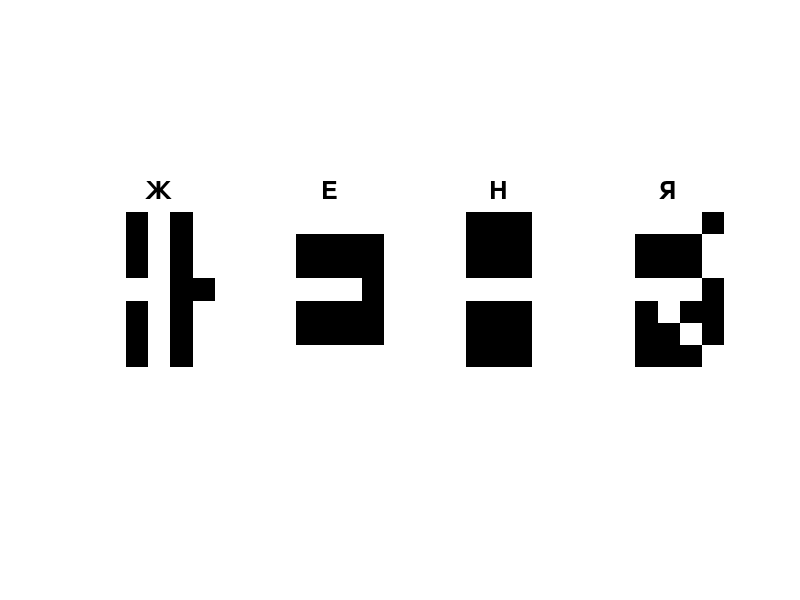

Reproduce this figure in MATLAB. (Note: this script raises an error after producing the figure.)
% ============================================================
% ЛАБОРАТОРНА РОБОТА 5
% Моделювання нейронної мережі Хебба
% Розпізнавання букв: Ж, Е, Н, Я
% Сітка 7x5 = 35 пікселів (біполярне кодування: +1/-1)
% ============================================================

clc; clear; close all;

%% --- Крок 1. Визначення зображень букв (7x5 сітка, біполярне) ---

% Буква Ж
Zh_img = [ 1, -1,  1, -1,  1;
            1, -1,  1, -1,  1;
            1, -1,  1, -1,  1;
            1,  1,  1, -1, -1;
            1, -1,  1, -1,  1;
            1, -1,  1, -1,  1;
            1, -1,  1, -1,  1];

% Буква Е
E_img = [ 1,  1,  1,  1,  1;
           1, -1, -1, -1, -1;
           1, -1, -1, -1, -1;
           1,  1,  1,  1, -1;
           1, -1, -1, -1, -1;
           1, -1, -1, -1, -1;
           1,  1,  1,  1,  1];

% Буква Н
N_img = [ 1, -1, -1, -1,  1;
           1, -1, -1, -1,  1;
           1, -1, -1, -1,  1;
           1,  1,  1,  1,  1;
           1, -1, -1, -1,  1;
           1, -1, -1, -1,  1;
           1, -1, -1, -1,  1];

% Буква Я
Ya_img = [ 1,  1,  1,  1, -1;
            1, -1, -1, -1,  1;
            1, -1, -1, -1,  1;
            1,  1,  1,  1, -1;
            1, -1,  1, -1, -1;
            1, -1, -1,  1, -1;
            1, -1, -1, -1,  1];

% Перетворення в вектори-стовпці (35x1)
x1 = Zh_img(:);
x2 = E_img(:);
x3 = N_img(:);
x4 = Ya_img(:);

% Навчальна вибірка
% Ж -> [+1, -1, -1, -1]
% Е -> [-1, +1, -1, -1]
% Н -> [-1, -1, +1, -1]
% Я -> [-1, -1, -1, +1]
patterns = [x1, x2, x3, x4];   % 35 x 4

targets = eye(4) * 2 - 1;

n = size(patterns, 1);  % 35 входів
m = 4;                  % 4 нейрони
letter_names = {'Ж', 'Е', 'Н', 'Я'};

%% --- Алгоритм навчання Хебба ---
W = zeros(m, n);   % [4 x 35]
b = zeros(m, 1);   % зміщення [4 x 1]

for k = 1:4
    W = W + targets(:,k) * patterns(:,k)';
    b = b + targets(:,k);
end

fprintf('=== Матриця ваг сформована за правилом Хебба ===\n');
fprintf('Розмір W: %dx%d\n', size(W,1), size(W,2));

%% --- Функція активації (знак) ---
activate = @(s) sign(s) + (s==0).*(-1);  % sign, але 0 -> -1

%% --- Тестування на навчальних зображеннях ---
fprintf('\n=== Тест на навчальних зображеннях ===\n');
correct_train = 0;
for k = 1:4
    s     = W * patterns(:,k) + b;
    y_out = activate(s);
    [~, idx] = max(y_out);
    status = 'OK';
    if idx ~= k
        status = 'ПОМИЛКА';
    else
        correct_train = correct_train + 1;
    end
    fprintf('Вхід: %s -> Розпізнано: %s [%s]\n', ...
        letter_names{k}, letter_names{idx}, status);
end
fprintf('Точність на навчальній вибірці: %d/4 (%.0f%%)\n', ...
    correct_train, correct_train/4*100);

%% --- Тестування із зашумленими зображеннями ---
fprintf('\n=== Тест із зашумленими зображеннями ===\n');
rng(42);
noise_levels = [0.10, 0.20];
accuracy_noise = zeros(1, length(noise_levels));

for ni = 1:length(noise_levels)
    nl = noise_levels(ni);
    fprintf('\n--- Шум %.0f%% (%d пікселів перевернуто з 35) ---\n', ...
        nl*100, round(nl*n));
    correct = 0;
    for k = 1:4
        x_noisy  = patterns(:,k);
        n_flip   = round(nl * n);
        idx_flip = randperm(n, n_flip);
        x_noisy(idx_flip) = -x_noisy(idx_flip);
        s     = W * x_noisy + b;
        y_out = activate(s);
        [~, rec_idx] = max(y_out);
        status = 'OK';
        if rec_idx ~= k
            status = 'ПОМИЛКА';
        else
            correct = correct + 1;
        end
        fprintf('Оригінал: %s -> Розпізнано: %s [%s]\n', ...
            letter_names{k}, letter_names{rec_idx}, status);
    end
    accuracy_noise(ni) = correct/4*100;
    fprintf('Точність: %d/4 (%.0f%%)\n', correct, accuracy_noise(ni));
end

%% --- Графік 1: Навчальні зображення букв ---
figure('Name', 'Навчальні зображення букв Ж, Е, Н, Я', ...
       'Position', [100 400 700 250]);
all_imgs = {Zh_img, E_img, N_img, Ya_img};
for i = 1:4
    subplot(1, 4, i);
    img_display = (all_imgs{i} + 1) / 2;
    imshow(img_display, 'InitialMagnification', 'fit');
    title(letter_names{i}, 'FontSize', 18, 'FontWeight', 'bold');
    set(gca, 'XColor', 'none', 'YColor', 'none');
end
sgtitle('Навчальні зображення (7x5 сітка, білий = +1, чорний = -1)', 'FontSize', 12);

%% --- Графік 2: Матриці ваг нейронів ---
figure('Name', 'Матриці ваг нейронів', 'Position', [100 100 700 250]);
for i = 1:4
    subplot(1, 4, i);
    w_map = reshape(W(i,:), 7, 5);
    w_norm = (w_map - min(w_map(:))) / (max(w_map(:)) - min(w_map(:)));
    imshow(w_norm, 'InitialMagnification', 'fit');
    title(['Нейрон ' letter_names{i}], 'FontSize', 13);
    colorbar('southoutside');
    set(gca, 'XColor', 'none', 'YColor', 'none');
end
sgtitle('Матриці ваг мережі Хебба (Ж, Е, Н, Я)', 'FontSize', 12);

%% --- Графік 3: Точність при різних рівнях шуму ---
figure('Name', 'Точність розпізнавання', 'Position', [820 400 400 280]);
bar_data = [100, accuracy_noise];
bar_labels = {'0%', '10%', '20%'};
bar(bar_data, 0.5, 'FaceColor', [0.2 0.5 0.8], 'EdgeColor', 'k');
set(gca, 'XTickLabel', bar_labels, 'FontSize', 12);
xlabel('Рівень шуму', 'FontSize', 12);
ylabel('Точність (%)', 'FontSize', 12);
title('Точність розпізнавання при різних рівнях шуму', 'FontSize', 11);
ylim([0 110]);
grid on; grid minor;
for i = 1:3
    text(i, bar_data(i)+3, sprintf('%.0f%%', bar_data(i)), ...
        'HorizontalAlignment', 'center', 'FontSize', 12, 'FontWeight', 'bold');
end

fprintf('\n=== Готово! ===\n');
